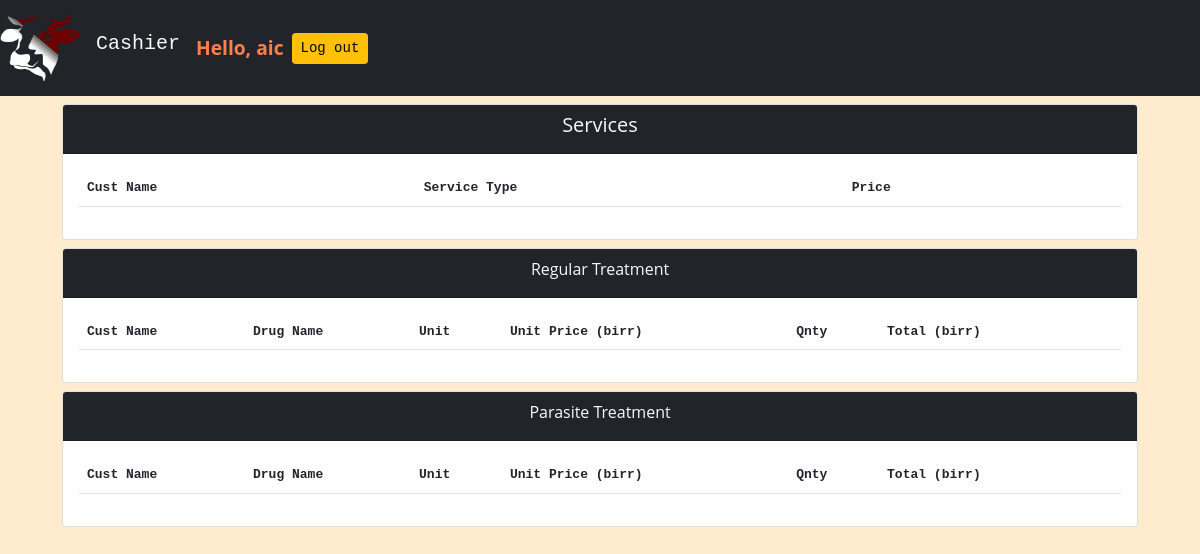
Page /cashier/ (signed in) on the earlier database version.
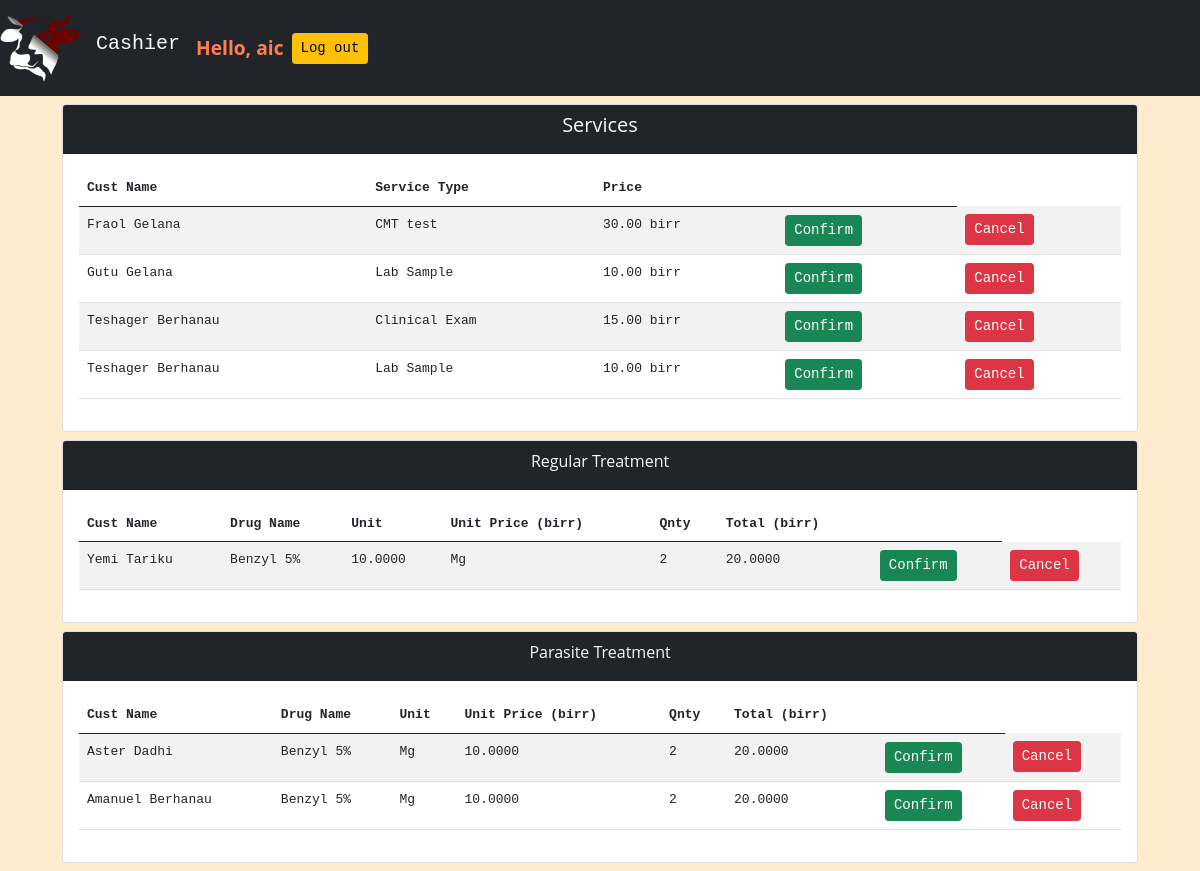
Same page on the later database version.
### clinicalservices/models.py (models this page shows, shortened)
class ClinicalService(models.Model):
    id = models.AutoField(primary_key=True)
    case_number = models.ForeignKey(
        Customer, verbose_name="Case Number", on_delete=models.CASCADE)
    service_date = models.DateField(
        "Service Date", auto_now_add=True)
    service_type = models.ForeignKey(Service,on_delete=models.PROTECT)
    case_holder = models.ForeignKey(User,on_delete=models.PROTECT,null=True)
    paid = models.BooleanField(null=False,default=False)

class Service(models.Model):
    service_type = models.CharField(max_length=100)
    price = models.DecimalField(
        max_digits=6, decimal_places=2, default=000000.0000)

### registernewuser/models.py (models this page shows, shortened)
class Customer(models.Model):
    customer_name = models.CharField(max_length=100)
    sub_kebele = models.CharField(max_length=100)
    kebele = models.ForeignKey(Kebele, on_delete=models.CASCADE)
    case_number = models.AutoField(primary_key=True, null=False)
    species = models.ForeignKey(Species, on_delete=models.CASCADE)
    breed = models.ForeignKey(Breed, on_delete=models.CASCADE)
    number_of_animals = models.PositiveIntegerField()
    sex = models.CharField(max_length=10, choices=SEX_CHOICES)
    service_date = models.DateField(auto_now=False, auto_now_add=True)
    treatment_history = models.TextField(max_length=500, null=True)
    mobile_number = models.PositiveIntegerField()

class Drug(models.Model):
    drug_type = models.CharField(max_length=100)
    price = models.DecimalField(
        max_digits=10, decimal_places=4, default=000000.0000)

### regulartreatedanimals/models.py (models this page shows, shortened)
class Prescription(models.Model):
    rx = models.ForeignKey(Drug, verbose_name="RX", on_delete=models.CASCADE)
    treatment = models.ForeignKey(
        TreatedAnimal, verbose_name="Treatment ID", on_delete=models.CASCADE)
    unit = models.ForeignKey(Unit, verbose_name="Unit",
                             on_delete=models.CASCADE)
    quantity = models.PositiveIntegerField("Quantity")
    duration = models.PositiveIntegerField("Follow Up Duration")
    total = models.DecimalField(
        max_digits=8, decimal_places=4, default=000000.0000)
    paid = models.BooleanField(null=False, default=False)
    date = models.DateField(auto_now_add=True)

class TreatedAnimal(models.Model):
    case_number = models.ForeignKey(
        Customer, verbose_name="Case Number", on_delete=models.CASCADE)
    t0 = models.DecimalField(verbose_name="T0", max_digits=3,
                             decimal_places=2,)
    pr = models.DecimalField(verbose_name="PR", max_digits=3,
                             decimal_places=2)
    rr = models.DecimalField(verbose_name="RR", max_digits=3,
                             decimal_places=2)
    clinical_finding = models.TextField(
        verbose_name="Clinical Finding", max_length=200, blank=True)
    dx = models.ManyToManyField(Disease, verbose_name="Dx", blank=True)
    differential_diag = models.TextField(
        "Differential Diagnosis", max_length=100)
    rumen_motility = models.TextField("Rumen Motility", max_length=100)
    service_date = models.DateField(
        "Service Date", auto_now=False, auto_now_add=True)

class Unit(models.Model):
    unit_name = models.CharField(max_length=100,null=False)

### parasitetreatment/models.py (models this page shows, shortened)
class ParasitePrescription(models.Model):
    rx = models.ForeignKey(Drug, verbose_name="RX", on_delete=models.CASCADE)
    treatment = models.ForeignKey(
        ParasiteTreatment, verbose_name="Treatment ID", on_delete=models.CASCADE)
    unit = models.ForeignKey(Unit, verbose_name="Unit",
                             on_delete=models.CASCADE)
    quantity = models.PositiveIntegerField("Quantity")
    duration = models.PositiveIntegerField("Follow Up Duration")
    total = models.DecimalField(
        max_digits=8, decimal_places=4, default=000000.0000)
    paid = models.BooleanField(null=False, default=False)
    date = models.DateField(auto_now_add=True)

class ParasiteTreatment(models.Model):
    TREATMENT_OPTION = [("Internal","Internal Parasite"),("External","External Parasite")]
    treatment_type = models.CharField(max_length=100,choices=TREATMENT_OPTION)
    case_number = models.ForeignKey(Customer,on_delete=models.PROTECT)
    case_holder = models.ForeignKey(User,on_delete=models.PROTECT)
    dx = models.ManyToManyField(Disease,verbose_name="Dx",blank=True)
    service_date = models.DateField(auto_now_add=True)
    class Meta:
        verbose_name = "Parasite Treatment"

### cashier/views.py (the view)
# urls.py: path('',Index.as_view(),name="index"),
class Index(LoginRequiredMixin,View):
    login_url =  "/"
    templateURL = 'cashier/cashier.html'
    def get(self,request):
        clinical_services = ClinicalService.objects.filter(paid=False)
        prescription = Prescription.objects.filter(paid = False)
        parasite_prescription = ParasitePrescription.objects.filter(paid = False)
        print(f"Count: {prescription.count()}")
        context={"services":clinical_services,
                "parasite_prescriptions":parasite_prescription,
                "prescriptions":prescription
                }
        return render(request,template_name=self.templateURL,context=context)

### cashier/templates/cashier/cashier.html (shortened to what this page needs)
<!DOCTYPE html>
<html lang="en">
  <head>
    {%load static %} {% block imports%} {%endblock imports%}
    <link
      rel="stylesheet"
      type="text/css"
      href="{% static 'registernewuser/css/custom_style.css'%}"
    />
    <link
      rel="stylesheet"
      type="text/css"
      href="{% static 'home/style.css'%}"
    />
    <link
      rel="stylesheet"
      href="{% static 'registernewuser/bootstrap-5.0.0/css/bootstrap.css'%}"
    />
  </head>
  <body id="body">
	  <nav class="navbar navbar-expand-lg navbar-dark bg-dark">
		<img src="{% static 'home/cattle_logo_2.png' %}" width="80" height="80" class="d-inline-block align-top navbar-brand" alt="">
    	<h1 class="navbar-brand text-light">Cashier</h1>
		<span id="username" class="m2">Hello, {{request.user}}</span>
		<span id="logout">
		  <a href="{% url 'home:logout' %}">
			<button class="btn btn-sm btn-warning m-2">Log out</button>
		  </a>
		</span>
	  </nav>
    <div class="container">
      <div class="row m-2">
		<div class="col">
			<div class="card">
				<div class="card-header bg-dark">
					<div class="card-title text-light"><h5>Services</h5></div>
				</div>
				<div class="card-body">
					<table class="table table-striped">
						<thead>
							<tr>
							  <th scope="col">Cust Name</th>
							  <th scope="col">Service Type</th>
							  <th scope="col">Price</th>
							  <th></th>
							</tr>
						</thead>
					{% for service in services %}
								<tr>
									<td>
										{{service.case_number.customer_name}}
									</td>
									<td>
										{{service.service_type.service_type}}
									</td>
									<td>
										{{service.service_type.price}} birr
									</td>
									<td>
										<input class="btn btn-sm btn-success" type="submit" value="Confirm">
									</td>
									<td>
										<input class="btn btn-sm btn-danger service-btn" type="button" value="Cancel" id="service_{{service.id}}">
									</td>
								</tr>
					{% endfor %}
					</table>
				</div>
			</div>
		</div>
		</div>
		<div class="row m-2">
			<div class="col">
				<div class="card">
					<div class="card-header bg-dark">
						<div class="card-title text-light">Regular Treatment</div>
					</div>
					<div class="card-body">
						<table class="table table-striped">
							<thead>
								<tr>
								  <th scope="col">Cust Name</th>
								  <th scope="col">Drug Name</th>
								  <th scope="col">Unit</th>
								  <th scope="col">Unit Price (birr)</th>
								  <th scope="col">Qnty</th>
								  <th scope="col">Total (birr)</th>
								  <th></th>
								</tr>
								</thead>
						{% for prescription in prescriptions %}
								<tr>
									<td>
										{{prescription.treatment.case_number.customer_name}}
									</td>
									<td>
										{{prescription.rx.drug_type}}
									</td>
									<td>
										{{prescription.rx.price}}
									</td>
									<td>
										{{prescription.unit.unit_name}}
									</td>
									<td>
										{{prescription.quantity}}
									</td>
									<td>
										{{prescription.total}}
									</td>
									<td>
										<input class="btn btn-sm btn-success" type="submit" value="Confirm">
									</td>
									<td>
										<input class="btn btn-sm btn-danger prescription-btn" type="button" value="Cancel" id="prescription_{{prescription.id}}">
									</td>
								</tr>
						{% endfor %}
						</table>
					</div>
				</div>
			</div>
		</div>
		<div class="row m-2">
			<div class="col">
				<div class="card">
					<div class="card-header bg-dark">
						<div class="card-title text-light">Parasite Treatment</div>
					</div>
					<div class="card-body">
						<table class="table table-striped">
							<thead>
								<tr>
								  <th scope="col">Cust Name</th>
								  <th scope="col">Drug Name</th>
								  <th scope="col">Unit</th>
								  <th scope="col">Unit Price (birr)</th>
								  <th scope="col">Qnty</th>
								  <th scope="col">Total (birr)</th>
								  <th></th>
								</tr>
							</thead>
						{% for prescription in parasite_prescriptions %}
								<tr>
									<td>
										{{prescription.treatment.case_number.customer_name}}
									</td>
									<td>
										{{prescription.rx.drug_type}}
									</td>
									<td>
										{{prescription.unit.unit_name}}
									</td>
									<td>
										{{prescription.rx.price}}
									</td>
									<td>
										{{prescription.quantity}}
									</td>
									<td>
										{{prescription.total}}
									</td>
									<td>
										<input class="btn btn-sm btn-success" type="submit" value="Confirm">
									</td>
									<td>
										<input class="btn btn-sm btn-danger parasite-btn" type="button" value="Cancel" id="parasite_{{prescription.id}}">
									</td>
								</tr>
						{% endfor %}
						</table>
					</div>
				</div>
			</div>
		</div>
    </div>
  </body>
</html>

### registernewuser/static/registernewuser/css/custom_style.css (style rules this page uses)
#body { background-color: blanchedalmond; }

### home/static/home/style.css (style rules this page uses)
.card-header { font-family: open sans; text-align: center; }

### cashier/templates/cashier/cashier.html (style rules this page uses)
#body { font-family: monospace; font-size:medium; }
.navbar-brand { font-family: monospace; }
#username { color:coral; font-size: larger; font-family: Open Sans; font-weight: bold; }

Differences in the rows shown:
added ClinicalService: case_number.customer_name "Fraol Gelana", service_type.service_type "CMT test", service_type.price "30.00"
added ClinicalService: case_number.customer_name "Gutu Gelana", service_type.service_type "Lab Sample", service_type.price "10.00"
added ClinicalService: case_number.customer_name "Teshager Berhanau", service_type.service_type "Clinical Exam", service_type.price "15.00"
added ClinicalService: case_number.customer_name "Teshager Berhanau", service_type.service_type "Lab Sample", service_type.price "10.00"
added Prescription: treatment.case_number.customer_name "Yemi Tariku", rx.drug_type "Benzyl 5%", rx.price "10.0000", unit.unit_name "Mg", quantity "2", total "20.0000"
added ParasitePrescription: treatment.case_number.customer_name "Aster Dadhi", rx.drug_type "Benzyl 5%", unit.unit_name "Mg", rx.price "10.0000", quantity "2", total "20.0000"
added ParasitePrescription: treatment.case_number.customer_name "Amanuel Berhanau", rx.drug_type "Benzyl 5%", unit.unit_name "Mg", rx.price "10.0000", quantity "2", total "20.0000"
